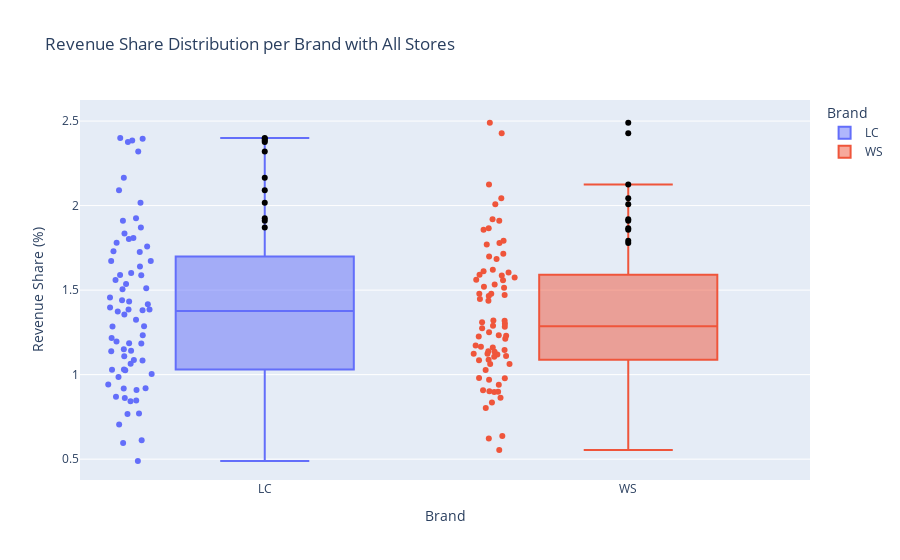

Source (notebook cell):
### Code cell
import plotly.express as px

fig = px.box(
    store_rev,  # use full dataset
    x="Brand",
    y="RevenueSharePct",
    points="all",
    color="Brand",
    title="Revenue Share Distribution per Brand with All Stores"
)

# Highlight top stores in a second trace
fig.add_trace(
    px.scatter(
        top_stores,
        x="Brand",
        y="RevenueSharePct",
        color_discrete_sequence=["black"],
        hover_data=["StoreID", "WeeklyNetAmount"]
    ).data[0]
)

fig.update_layout(yaxis_title="Revenue Share (%)")
fig.show()

### Figure 1 — Plotly figure (JSON) as saved in the notebook; plotly's stock layout.template omitted (floating-point values rounded to 4 significant figures)
{"data": [{"alignmentgroup": "True", "boxpoints": "all", "hovertemplate": "Brand=%{x}<br>RevenueSharePct=%{y}<extra></extra>", "legendgroup": "LC", "marker": {"color": "#636efa"}, "name": "LC", "notched": false, "offsetgroup": "LC", "orientation": "v", "showlegend": true, "type": "box", "x": ["LC", "LC", "LC", "LC", "LC", "LC", "LC", "LC", "LC", "LC", "LC", "LC", "LC", "LC", "LC", "LC", "LC", "LC", "LC", "LC", "LC", "LC", "LC", "LC", "LC", "LC", "LC", "LC", "LC", "LC", "LC", "LC", "LC", "LC", "LC", "LC", "LC", "LC", "LC", "LC", "LC", "LC", "LC", "LC", "LC", "LC", "LC", "LC", "LC", "LC", "LC", "LC", "LC", "LC", "LC", "LC", "LC", "LC", "LC", "LC", "LC", "LC", "LC", "LC", "LC", "LC", "LC", "LC", "LC", "LC", "LC", "LC"], "x0": " ", "xaxis": "x", "y": [1.758, 1.142, 0.7701, 1.325, 1.672, 1.381, 1.386, 1.78, 1.031, 1.15, 1.029, 1.385, 0.8429, 1.433, 0.8614, 1.559, 1.911, 1.084, 1.803, 1.457, 1.835, 1.808, 1.536, 2.385, 1.73, 2.319, 1.64, 1.51, 1.138, 1.087, 0.9185, 1.373, 1.601, 1.725, 1.44, 1.109, 0.9861, 1.217, 1.505, 0.7674, 1.589, 0.6117, 0.5954, 2.4, 1.588, 2.165, 1.356, 0.9093, 1.196, 0.8471, 0.9411, 1.285, 0.8688, 2.396, 1.416, 0.9196, 1.065, 1.186, 1.926, 1.286, 2.376, 2.091, 0.7053, 1.397, 1.027, 1.671, 1.233, 1.003, 1.184, 1.871, 2.016, 0.4891], "y0": " ", "yaxis": "y"}, {"alignmentgroup": "True", "boxpoints": "all", "hovertemplate": "Brand=%{x}<br>RevenueSharePct=%{y}<extra></extra>", "legendgroup": "WS", "marker": {"color": "#EF553B"}, "name": "WS", "notched": false, "offsetgroup": "WS", "orientation": "v", "showlegend": true, "type": "box", "x": ["WS", "WS", "WS", "WS", "WS", "WS", "WS", "WS", "WS", "WS", "WS", "WS", "WS", "WS", "WS", "WS", "WS", "WS", "WS", "WS", "WS", "WS", "WS", "WS", "WS", "WS", "WS", "WS", "WS", "WS", "WS", "WS", "WS", "WS", "WS", "WS", "WS", "WS", "WS", "WS", "WS", "WS", "WS", "WS", "WS", "WS", "WS", "WS", "WS", "WS", "WS", "WS", "WS", "WS", "WS", "WS", "WS", "WS", "WS", "WS", "WS", "WS", "WS", "WS", "WS", "WS", "WS", "WS", "WS", "WS", "WS", "WS", "WS", "WS"], "x0": " ", "xaxis": "x", "y": [1.604, 2.125, 1.911, 1.173, 1.698, 1.16, 1.123, 1.23, 1.715, 1.561, 1.77, 1.226, 1.3, 1.11, 1.919, 1.575, 1.027, 1.319, 1.064, 1.591, 0.9077, 0.9784, 0.9401, 1.438, 1.138, 1.064, 1.146, 1.086, 1.088, 1.321, 0.803, 1.62, 1.779, 1.793, 0.9694, 1.479, 1.135, 1.866, 1.586, 0.9015, 1.232, 1.471, 1.274, 1.251, 1.119, 0.8987, 1.448, 1.478, 1.212, 1.466, 1.514, 1.534, 0.9796, 0.8358, 0.5542, 0.8634, 0.8966, 1.31, 0.6219, 1.558, 1.521, 1.123, 1.289, 2.428, 1.106, 1.857, 2.008, 1.684, 0.6364, 1.612, 1.165, 2.49, 1.284, 2.043], "y0": " ", "yaxis": "y"}, {"customdata": [["899", 38480.0], ["84", 46900.0], ["617", 37820.0], ["542", 34980.0], ["448", 45730.0], ["2303", 35150.0], ["2212", 33760.0], ["2207", 33520.0], ["1607", 36150.0], ["1141", 35990.0], ["1038", 40030.0], ["03646-00003", 15090.0], ["03646-00002", 14000.0], ["03222-00038", 15650.0], ["03222-00036", 17780.0], ["03222-00034", 14420.0], ["03222-00026", 17930.0], ["03222-00017", 16200.0], ["03222-00015", 17970.0], ["01940-00014", 17360.0], ["01940-00010", 17850.0], ["01826-00002", 14300.0]], "hovertemplate": "Brand=%{x}<br>RevenueSharePct=%{y}<br>StoreID=%{customdata[0]}<br>WeeklyNetAmount=%{customdata[1]}<extra></extra>", "legendgroup": "", "marker": {"color": "black", "symbol": "circle"}, "mode": "markers", "name": "", "orientation": "v", "showlegend": false, "type": "scatter", "x": ["WS", "WS", "WS", "WS", "WS", "WS", "WS", "WS", "WS", "WS", "WS", "LC", "LC", "LC", "LC", "LC", "LC", "LC", "LC", "LC", "LC", "LC"], "xaxis": "x", "y": [2.043, 2.49, 2.008, 1.857, 2.428, 1.866, 1.793, 1.779, 1.919, 1.911, 2.125, 2.016, 1.871, 2.091, 2.376, 1.926, 2.396, 2.165, 2.4, 2.319, 2.385, 1.911], "yaxis": "y"}], "layout": {"boxmode": "overlay", "legend": {"title": {"text": "Brand"}, "tracegroupgap": 0}, "title": {"text": "Revenue Share Distribution per Brand with All Stores"}, "xaxis": {"anchor": "y", "categoryarray": ["LC", "WS"], "categoryorder": "array", "domain": [0, 1], "title": {"text": "Brand"}}, "yaxis": {"anchor": "x", "domain": [0, 1], "title": {"text": "Revenue Share (%)"}}}}
